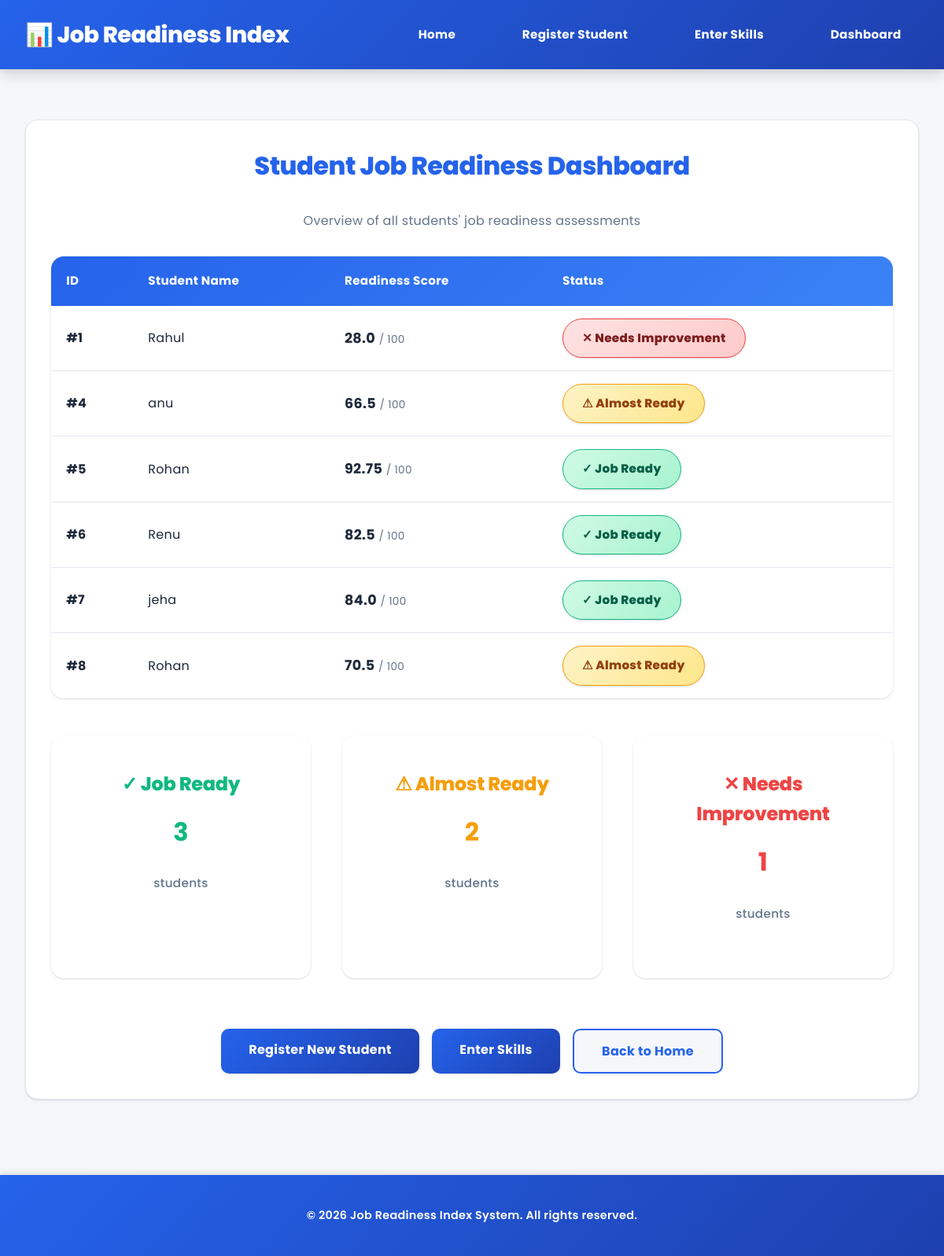
Page /dashboard on the earlier database version.
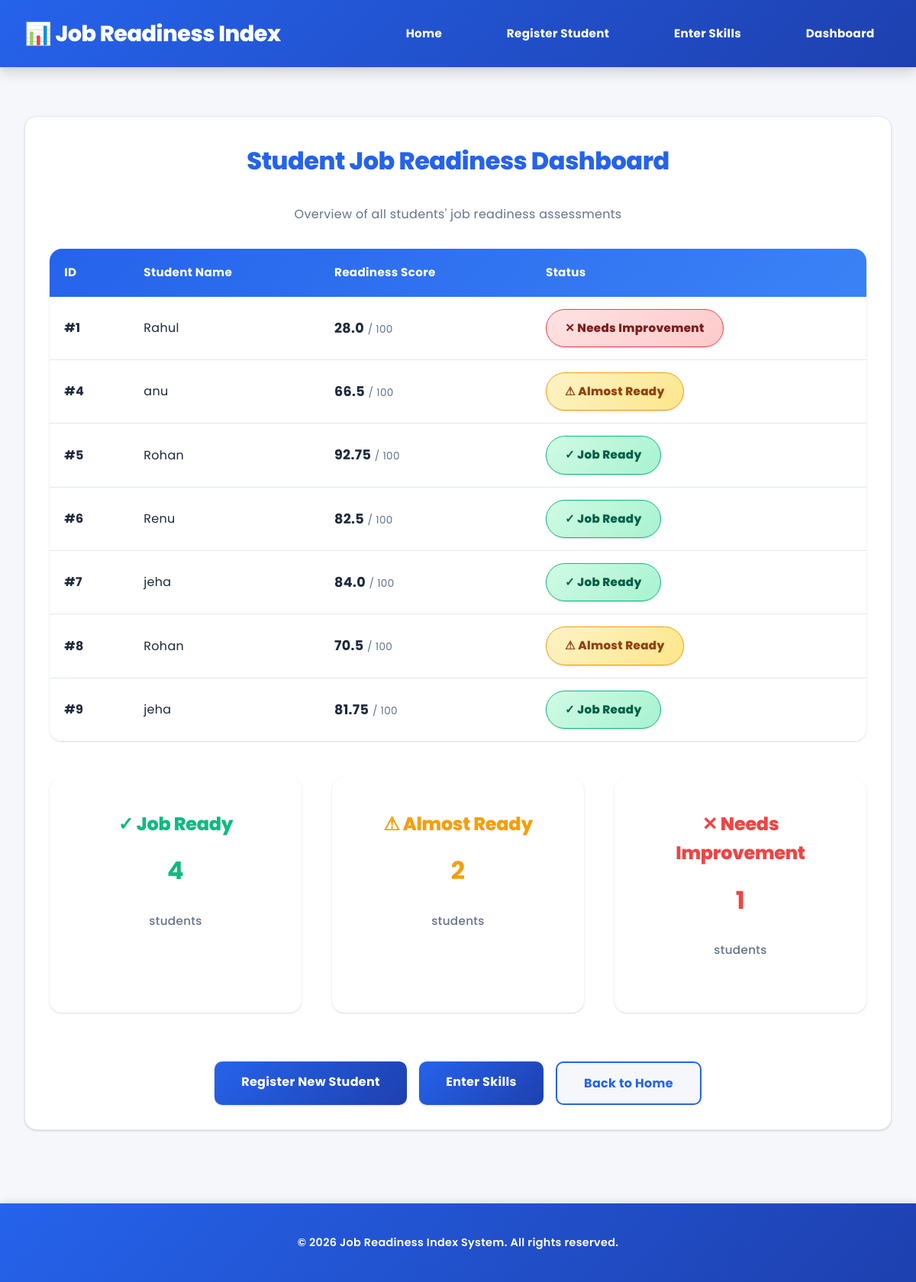
Same page on the later database version.
### tables this page shows
CREATE TABLE students(
        id INTEGER PRIMARY KEY AUTOINCREMENT,
        name TEXT,
        department TEXT,
        cgpa REAL
    );

### app.py (the view)
@app.route("/dashboard")
def dashboard():
    cursor.execute("""
    SELECT students.id, students.name, aptitude, coding, communication, projects
    FROM students
    JOIN skills ON students.id = skills.student_id
    GROUP BY students.id
    """)
    data = cursor.fetchall()
    results = []
    for row in data:
        student_id = row[0]
        name = row[1]
        aptitude = row[2]
        coding = row[3]
        communication = row[4]
        projects = row[5]
        score = (aptitude*0.25) + (coding*0.35) + (communication*0.20) + (projects*0.20)
        if score >= 80:
            status = "Job Ready"
        elif score >= 60:
            status = "Almost Ready"
        else:
            status = "Needs Improvement"
        results.append((student_id, name, round(score,2), status))
    return render_template("dashboard.html", results=results)

### templates/dashboard.html (shortened to what the changed rows need)
<!DOCTYPE html>
<html lang="en">
<head>
    <link rel="stylesheet" href="https://cdnjs.cloudflare.com/ajax/libs/font-awesome/6.4.0/css/all.min.css">
    <link rel="stylesheet" href="{{ url_for('static', filename='style.css') }}">
</head>
<body>
    <main class="main-content">
        <div class="card">
            <h1 class="section-title text-center">Student Job Readiness Dashboard</h1>
            {% if results %}
                <div class="table-container">
                    <table>
                        <thead>
                            <tr>
                                <th>ID</th>
                                <th>Student Name</th>
                                <th>Readiness Score</th>
                                <th>Status</th>
                            </tr>
                        </thead>
                        <tbody>
                            {% for student in results %}
                            <tr>
                                <td><strong>#{{student[0]}}</strong></td>
                                <td>{{student[1]}}</td>
                                <td>
                                    <strong style="font-size: 1.1rem;">{{student[2]}}</strong>
                                    <span style="color: var(--text-light); font-size: 0.85rem;"> / 100</span>
                                </td>
                                <td>
                                    {% if student[3] == "Job Ready" %}
                                        <span class="badge badge-success">✓ {{student[3]}}</span>
                                    {% elif student[3] == "Almost Ready" %}
                                        <span class="badge badge-warning">⚠ {{student[3]}}</span>
                                    {% else %}
                                        <span class="badge badge-danger">✕ {{student[3]}}</span>
                                    {% endif %}
                                </td>
                            </tr>
                            {% endfor %}
                        </tbody>
                    </table>
                </div>
                <div class="action-grid mt-3">
                    {% set ready_list = [] %}
                    {% set almost_list = [] %}
                    {% set needs_list = [] %}
                    <div class="action-card">
                        <h3 style="color: var(--accent-color);">✓ Job Ready</h3>
                        <p style="font-size: 2rem; font-weight: 700; color: var(--accent-color);">{{ready_list | length}}</p>
                        <p style="color: var(--text-light);">students</p>
                    </div>
                    <div class="action-card">
                        <h3 style="color: var(--warning-color);">⚠ Almost Ready</h3>
                        <p style="font-size: 2rem; font-weight: 700; color: var(--warning-color);">{{almost_list | length}}</p>
                        <p style="color: var(--text-light);">students</p>
                    </div>
                    <div class="action-card">
                        <h3 style="color: var(--danger-color);">✕ Needs Improvement</h3>
                        <p style="font-size: 2rem; font-weight: 700; color: var(--danger-color);">{{needs_list | length}}</p>
                        <p style="color: var(--text-light);">students</p>
                    </div>
                </div>
            {% else %}
                <div style="text-align: center; padding: 3rem 0; color: var(--text-light);">
                    <p style="font-size: 1.1rem; margin-bottom: 1.5rem;">📊 No student data available yet</p>
                    <p>Register students and enter their skills to see the dashboard.</p>
                </div>
            {% endif %}
        </div>
    </main>
</body>
</html>

Differences in the rows shown:
added students: id "9", name "jeha", student "81.75", student "Job Ready"
Other differences:
{{ ready_list | length }}: "3" → "4"
